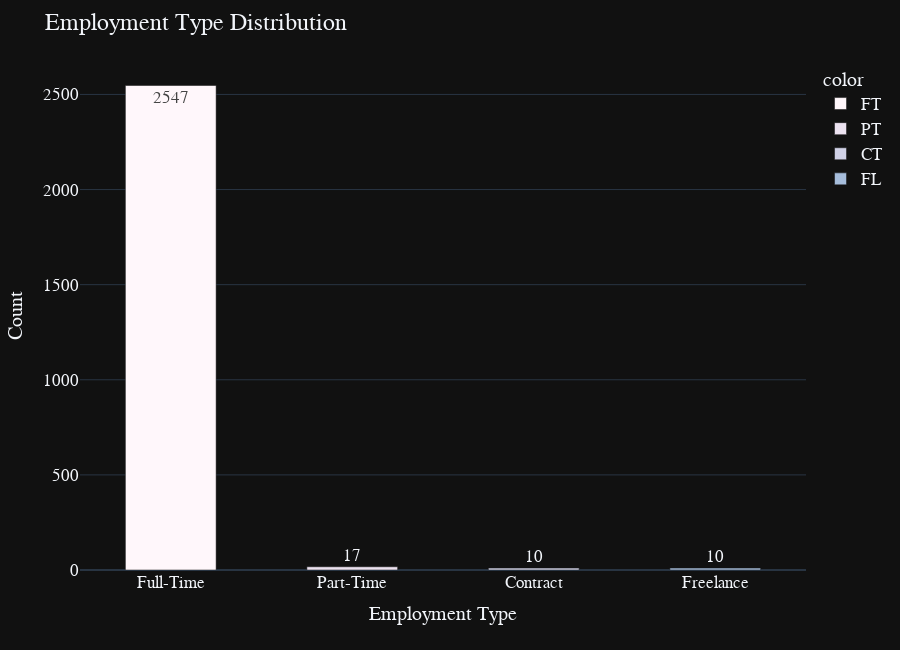

This figure's notebook cell:
### Code cell
# Calculate the value counts for each unique value in the 'employment_type' column
type_grouped = df['employment_type'].value_counts()

# Define the desired order of employment types
e_type = ['Full-Time', 'Part-Time', 'Contract', 'Freelance']

# Create a bar plot using Plotly Express
# x-axis: Employment types, y-axis: Count of each employment type,
# color-coded by employment type, and use a predefined color palette
fig = px.bar(
    x=e_type,  # x-values: employment types
    y=type_grouped.values,  # y-values: counts of each employment type
    color=type_grouped.index,  # Color the bars based on employment type
    color_discrete_sequence=px.colors.sequential.PuBuGn,  # Set color palette
    template='plotly_dark',  # Use a dark template for the plot
    text=type_grouped.values  # Display the count values on top of the bars
)

# Update the layout and appearance of the plot
fig.update_layout(
    title_text='Employment Type Distribution',  # Set the title of the plot
    height=650,  # Set the height of the plot
    xaxis_title="Employment Type",  # Label for the x-axis
    yaxis_title="Count",  # Label for the y-axis
    font=dict(size=17, family="Franklin Gothic"),  # Set the font size and family for the text
)

# Adjust the width of the bars
fig.update_traces(width=0.5)

# Display the plot
fig.show()

### Figure 1 — Plotly figure (JSON) as saved in the notebook; plotly's stock layout.template omitted (floating-point values rounded to 4 significant figures)
{"data": [{"alignmentgroup": "True", "hovertemplate": "color=FT<br>x=%{x}<br>y=%{y}<br>text=%{text}<extra></extra>", "legendgroup": "FT", "marker": {"color": "rgb(255,247,251)", "pattern": {"shape": ""}}, "name": "FT", "offsetgroup": "FT", "orientation": "v", "showlegend": true, "text": [2547], "textposition": "auto", "x": ["Full-Time"], "xaxis": "x", "y": [2547], "yaxis": "y", "type": "bar", "width": 0.5}, {"alignmentgroup": "True", "hovertemplate": "color=PT<br>x=%{x}<br>y=%{y}<br>text=%{text}<extra></extra>", "legendgroup": "PT", "marker": {"color": "rgb(236,226,240)", "pattern": {"shape": ""}}, "name": "PT", "offsetgroup": "PT", "orientation": "v", "showlegend": true, "text": [17], "textposition": "auto", "x": ["Part-Time"], "xaxis": "x", "y": [17], "yaxis": "y", "type": "bar", "width": 0.5}, {"alignmentgroup": "True", "hovertemplate": "color=CT<br>x=%{x}<br>y=%{y}<br>text=%{text}<extra></extra>", "legendgroup": "CT", "marker": {"color": "rgb(208,209,230)", "pattern": {"shape": ""}}, "name": "CT", "offsetgroup": "CT", "orientation": "v", "showlegend": true, "text": [10], "textposition": "auto", "x": ["Contract"], "xaxis": "x", "y": [10], "yaxis": "y", "type": "bar", "width": 0.5}, {"alignmentgroup": "True", "hovertemplate": "color=FL<br>x=%{x}<br>y=%{y}<br>text=%{text}<extra></extra>", "legendgroup": "FL", "marker": {"color": "rgb(166,189,219)", "pattern": {"shape": ""}}, "name": "FL", "offsetgroup": "FL", "orientation": "v", "showlegend": true, "text": [10], "textposition": "auto", "x": ["Freelance"], "xaxis": "x", "y": [10], "yaxis": "y", "type": "bar", "width": 0.5}], "layout": {"xaxis": {"anchor": "y", "domain": [0, 1], "title": {"text": "Employment Type"}}, "yaxis": {"anchor": "x", "domain": [0, 1], "title": {"text": "Count"}}, "legend": {"title": {"text": "color"}, "tracegroupgap": 0}, "margin": {"t": 60}, "barmode": "relative", "title": {"text": "Employment Type Distribution"}, "font": {"size": 17, "family": "Franklin Gothic"}, "height": 650}}
